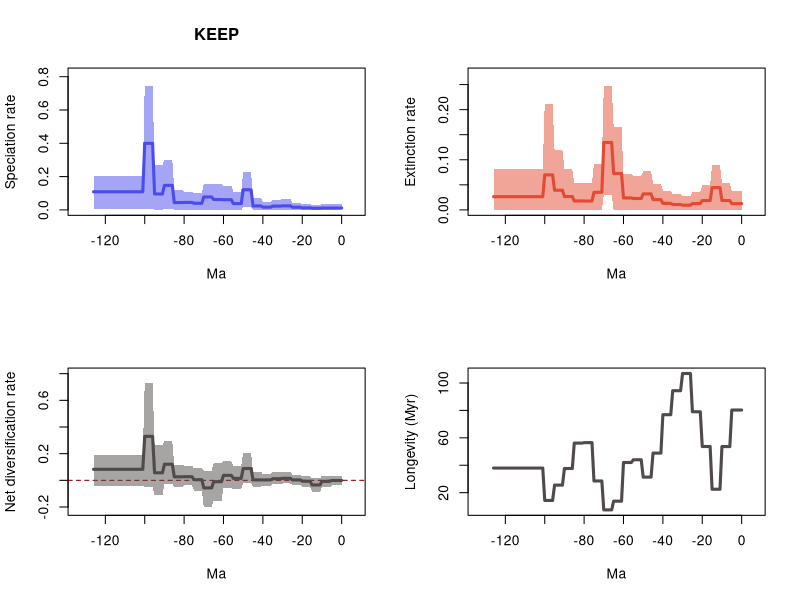

R code for this plot:
# 20 files combined:
# 	../Results/Genus/5_MA_bins_EP_FT/pyrate_mcmc_logs/Occ_gn_Squali_10_G_KEEP_BDS_marginal_rates.log
# 	../Results/Genus/5_MA_bins_EP_FT/pyrate_mcmc_logs/Occ_gn_Squali_11_G_KEEP_BDS_marginal_rates.log
# 	../Results/Genus/5_MA_bins_EP_FT/pyrate_mcmc_logs/Occ_gn_Squali_12_G_KEEP_BDS_marginal_rates.log
# 	../Results/Genus/5_MA_bins_EP_FT/pyrate_mcmc_logs/Occ_gn_Squali_13_G_KEEP_BDS_marginal_rates.log
# 	../Results/Genus/5_MA_bins_EP_FT/pyrate_mcmc_logs/Occ_gn_Squali_14_G_KEEP_BDS_marginal_rates.log
# 	../Results/Genus/5_MA_bins_EP_FT/pyrate_mcmc_logs/Occ_gn_Squali_15_G_KEEP_BDS_marginal_rates.log
# 	../Results/Genus/5_MA_bins_EP_FT/pyrate_mcmc_logs/Occ_gn_Squali_16_G_KEEP_BDS_marginal_rates.log
# 	../Results/Genus/5_MA_bins_EP_FT/pyrate_mcmc_logs/Occ_gn_Squali_17_G_KEEP_BDS_marginal_rates.log
# 	../Results/Genus/5_MA_bins_EP_FT/pyrate_mcmc_logs/Occ_gn_Squali_18_G_KEEP_BDS_marginal_rates.log
# 	../Results/Genus/5_MA_bins_EP_FT/pyrate_mcmc_logs/Occ_gn_Squali_19_G_KEEP_BDS_marginal_rates.log
# 	../Results/Genus/5_MA_bins_EP_FT/pyrate_mcmc_logs/Occ_gn_Squali_1_G_KEEP_BDS_marginal_rates.log
# 	../Results/Genus/5_MA_bins_EP_FT/pyrate_mcmc_logs/Occ_gn_Squali_20_G_KEEP_BDS_marginal_rates.log
# 	../Results/Genus/5_MA_bins_EP_FT/pyrate_mcmc_logs/Occ_gn_Squali_2_G_KEEP_BDS_marginal_rates.log
# 	../Results/Genus/5_MA_bins_EP_FT/pyrate_mcmc_logs/Occ_gn_Squali_3_G_KEEP_BDS_marginal_rates.log
# 	../Results/Genus/5_MA_bins_EP_FT/pyrate_mcmc_logs/Occ_gn_Squali_4_G_KEEP_BDS_marginal_rates.log
# 	../Results/Genus/5_MA_bins_EP_FT/pyrate_mcmc_logs/Occ_gn_Squali_5_G_KEEP_BDS_marginal_rates.log
# 	../Results/Genus/5_MA_bins_EP_FT/pyrate_mcmc_logs/Occ_gn_Squali_6_G_KEEP_BDS_marginal_rates.log
# 	../Results/Genus/5_MA_bins_EP_FT/pyrate_mcmc_logs/Occ_gn_Squali_7_G_KEEP_BDS_marginal_rates.log
# 	../Results/Genus/5_MA_bins_EP_FT/pyrate_mcmc_logs/Occ_gn_Squali_8_G_KEEP_BDS_marginal_rates.log
# 	../Results/Genus/5_MA_bins_EP_FT/pyrate_mcmc_logs/Occ_gn_Squali_9_G_KEEP_BDS_marginal_rates.log

# 95% HPDs calculated using code from Biopy (https://www.cs.auckland.ac.nz/~yhel002/biopy/)

pdf(file='../Results/Genus/5_MA_bins_EP_FT/pyrate_mcmc_logs/Occ_gn_Squali_10_G_KEEP_BDS_marginal_rates_RTT.pdf',width=10.8, height=8.4)
par(mfrow=c(2,2))
library(scales)
L_hpd_m95=c(3.4258164e-07, 3.4258164e-07,3.4258164e-07,3.4258164e-07,3.4258164e-07,3.4258164e-07,3.84767504e-07,3.84767504e-07,3.84767504e-07,3.84767504e-07,3.84767504e-07,2.55297947e-07,2.55297947e-07,2.55297947e-07,2.55297947e-07,2.55297947e-07,1.374554312e-06,1.374554312e-06,1.374554312e-06,1.374554312e-06,1.374554312e-06,2.911083956e-06,2.911083956e-06,2.911083956e-06,2.911083956e-06,2.911083956e-06,7.285233479e-06,7.285233479e-06,7.285233479e-06,7.285233479e-06,7.285233479e-06,2.02884612e-06,2.02884612e-06,2.02884612e-06,2.02884612e-06,2.02884612e-06,7.2601034e-08,7.2601034e-08,7.2601034e-08,7.2601034e-08,7.2601034e-08,1.534756228e-06,1.534756228e-06,1.534756228e-06,1.534756228e-06,1.534756228e-06,0.015792450874698,0.015792450874698,0.015792450874698,0.015792450874698,0.015792450874698,8.44490167e-07,8.44490167e-07,8.44490167e-07,8.44490167e-07,8.44490167e-07,2.328111374e-06,2.328111374e-06,2.328111374e-06,2.328111374e-06,2.328111374e-06,1.5824860572e-05,1.5824860572e-05,1.5824860572e-05,1.5824860572e-05,1.5824860572e-05,7.5259740447e-05,7.5259740447e-05,7.5259740447e-05,7.5259740447e-05,7.5259740447e-05,6.267749654e-06,6.267749654e-06,6.267749654e-06,6.267749654e-06,6.267749654e-06,5.861562e-08,5.861562e-08,5.861562e-08,5.861562e-08,5.861562e-08,3.244647525e-06,3.244647525e-06,3.244647525e-06,3.244647525e-06,3.244647525e-06,0.007986795120973,0.007986795120973,0.007986795120973,0.007986795120973,0.007986795120973,8.360133378e-06,8.360133378e-06,8.360133378e-06,8.360133378e-06,8.360133378e-06,0.00677287095188,0.00677287095188,0.00677287095188,0.00677287095188,0.00677287095188,0.007049829030012,0.007049829030012,0.007049829030012,0.007049829030012,0.007049829030012,0.007049829030012,0.007049829030012,0.007049829030012,0.007049829030012,0.007049829030012,0.007049829030012,0.007049829030012,0.007049829030012,0.007049829030012,0.007049829030012,0.007049829030012,0.007049829030012,0.007049829030012,0.007049829030012,0.007049829030012,0.007049829030012,0.007049829030012,0.007049829030012,0.007049829030012,0.007049829030012,0.007049829030012)
L_hpd_M95=c(0.03364101864865, 0.03364101864865,0.03364101864865,0.03364101864865,0.03364101864865,0.03364101864865,0.033380759852444,0.033380759852444,0.033380759852444,0.033380759852444,0.033380759852444,0.029387731338504,0.029387731338504,0.029387731338504,0.029387731338504,0.029387731338504,0.034405032364046,0.034405032364046,0.034405032364046,0.034405032364046,0.034405032364046,0.043964134060743,0.043964134060743,0.043964134060743,0.043964134060743,0.043964134060743,0.064493170528495,0.064493170528495,0.064493170528495,0.064493170528495,0.064493170528495,0.062114981591398,0.062114981591398,0.062114981591398,0.062114981591398,0.062114981591398,0.048284837435447,0.048284837435447,0.048284837435447,0.048284837435447,0.048284837435447,0.069257514673862,0.069257514673862,0.069257514673862,0.069257514673862,0.069257514673862,0.227632456461077,0.227632456461077,0.227632456461077,0.227632456461077,0.227632456461077,0.10863943154247,0.10863943154247,0.10863943154247,0.10863943154247,0.10863943154247,0.144558808747748,0.144558808747748,0.144558808747748,0.144558808747748,0.144558808747748,0.155453464469352,0.155453464469352,0.155453464469352,0.155453464469352,0.155453464469352,0.155892669010933,0.155892669010933,0.155892669010933,0.155892669010933,0.155892669010933,0.09928839851429,0.09928839851429,0.09928839851429,0.09928839851429,0.09928839851429,0.107717290570089,0.107717290570089,0.107717290570089,0.107717290570089,0.107717290570089,0.11977824986257,0.11977824986257,0.11977824986257,0.11977824986257,0.11977824986257,0.301484973931828,0.301484973931828,0.301484973931828,0.301484973931828,0.301484973931828,0.267699324005068,0.267699324005068,0.267699324005068,0.267699324005068,0.267699324005068,0.744621102166075,0.744621102166075,0.744621102166075,0.744621102166075,0.744621102166075,0.202748472651463,0.202748472651463,0.202748472651463,0.202748472651463,0.202748472651463,0.202748472651463,0.202748472651463,0.202748472651463,0.202748472651463,0.202748472651463,0.202748472651463,0.202748472651463,0.202748472651463,0.202748472651463,0.202748472651463,0.202748472651463,0.202748472651463,0.202748472651463,0.202748472651463,0.202748472651463,0.202748472651463,0.202748472651463,0.202748472651463,0.202748472651463,0.202748472651463,0.202748472651463)
M_hpd_m95=c(6.11265632e-07, 6.11265632e-07,6.11265632e-07,6.11265632e-07,6.11265632e-07,6.11265632e-07,2.486579266e-06,2.486579266e-06,2.486579266e-06,2.486579266e-06,2.486579266e-06,5.13190209e-05,5.13190209e-05,5.13190209e-05,5.13190209e-05,5.13190209e-05,4.2508826e-08,4.2508826e-08,4.2508826e-08,4.2508826e-08,4.2508826e-08,1.20229631e-07,1.20229631e-07,1.20229631e-07,1.20229631e-07,1.20229631e-07,1.2224017e-07,1.2224017e-07,1.2224017e-07,1.2224017e-07,1.2224017e-07,4.0005162e-08,4.0005162e-08,4.0005162e-08,4.0005162e-08,4.0005162e-08,2.4495936e-08,2.4495936e-08,2.4495936e-08,2.4495936e-08,2.4495936e-08,2.066841536e-06,2.066841536e-06,2.066841536e-06,2.066841536e-06,2.066841536e-06,1.8174647798e-05,1.8174647798e-05,1.8174647798e-05,1.8174647798e-05,1.8174647798e-05,4.58387641e-07,4.58387641e-07,4.58387641e-07,4.58387641e-07,4.58387641e-07,9.54424088e-07,9.54424088e-07,9.54424088e-07,9.54424088e-07,9.54424088e-07,6.1109730091e-05,6.1109730091e-05,6.1109730091e-05,6.1109730091e-05,6.1109730091e-05,0.029798210304589,0.029798210304589,0.029798210304589,0.029798210304589,0.029798210304589,1.180026148e-06,1.180026148e-06,1.180026148e-06,1.180026148e-06,1.180026148e-06,2.009533498e-06,2.009533498e-06,2.009533498e-06,2.009533498e-06,2.009533498e-06,6.51196837e-07,6.51196837e-07,6.51196837e-07,6.51196837e-07,6.51196837e-07,2.249430111e-06,2.249430111e-06,2.249430111e-06,2.249430111e-06,2.249430111e-06,9.90518354e-07,9.90518354e-07,9.90518354e-07,9.90518354e-07,9.90518354e-07,2.886752477e-06,2.886752477e-06,2.886752477e-06,2.886752477e-06,2.886752477e-06,1.16894342e-07,1.16894342e-07,1.16894342e-07,1.16894342e-07,1.16894342e-07,1.16894342e-07,1.16894342e-07,1.16894342e-07,1.16894342e-07,1.16894342e-07,1.16894342e-07,1.16894342e-07,1.16894342e-07,1.16894342e-07,1.16894342e-07,1.16894342e-07,1.16894342e-07,1.16894342e-07,1.16894342e-07,1.16894342e-07,1.16894342e-07,1.16894342e-07,1.16894342e-07,1.16894342e-07,1.16894342e-07,1.16894342e-07)
M_hpd_M95=c(0.037231119150767, 0.037231119150767,0.037231119150767,0.037231119150767,0.037231119150767,0.037231119150767,0.054036236972439,0.054036236972439,0.054036236972439,0.054036236972439,0.054036236972439,0.090371996488525,0.090371996488525,0.090371996488525,0.090371996488525,0.090371996488525,0.050093111918983,0.050093111918983,0.050093111918983,0.050093111918983,0.050093111918983,0.035244651659168,0.035244651659168,0.035244651659168,0.035244651659168,0.035244651659168,0.027948871291488,0.027948871291488,0.027948871291488,0.027948871291488,0.027948871291488,0.031860128675994,0.031860128675994,0.031860128675994,0.031860128675994,0.031860128675994,0.038397426725942,0.038397426725942,0.038397426725942,0.038397426725942,0.038397426725942,0.052223670117607,0.052223670117607,0.052223670117607,0.052223670117607,0.052223670117607,0.077089133492948,0.077089133492948,0.077089133492948,0.077089133492948,0.077089133492948,0.068228591081853,0.068228591081853,0.068228591081853,0.068228591081853,0.068228591081853,0.07086785833358,0.07086785833358,0.07086785833358,0.07086785833358,0.07086785833358,0.16526142809269,0.16526142809269,0.16526142809269,0.16526142809269,0.16526142809269,0.247314298162383,0.247314298162383,0.247314298162383,0.247314298162383,0.247314298162383,0.091692432188757,0.091692432188757,0.091692432188757,0.091692432188757,0.091692432188757,0.053570977641468,0.053570977641468,0.053570977641468,0.053570977641468,0.053570977641468,0.053447430281098,0.053447430281098,0.053447430281098,0.053447430281098,0.053447430281098,0.08090062445695,0.08090062445695,0.08090062445695,0.08090062445695,0.08090062445695,0.118894273370634,0.118894273370634,0.118894273370634,0.118894273370634,0.118894273370634,0.211979160185121,0.211979160185121,0.211979160185121,0.211979160185121,0.211979160185121,0.081822539912437,0.081822539912437,0.081822539912437,0.081822539912437,0.081822539912437,0.081822539912437,0.081822539912437,0.081822539912437,0.081822539912437,0.081822539912437,0.081822539912437,0.081822539912437,0.081822539912437,0.081822539912437,0.081822539912437,0.081822539912437,0.081822539912437,0.081822539912437,0.081822539912437,0.081822539912437,0.081822539912437,0.081822539912437,0.081822539912437,0.081822539912437,0.081822539912437,0.081822539912437)
R_hpd_m95=c(-0.036721019953801, -0.036721019953801,-0.036721019953801,-0.036721019953801,-0.036721019953801,-0.036721019953801,-0.052940384422586,-0.052940384422586,-0.052940384422586,-0.052940384422586,-0.052940384422586,-0.088237672241576,-0.088237672241576,-0.088237672241576,-0.088237672241576,-0.088237672241576,-0.04815819518145,-0.04815819518145,-0.04815819518145,-0.04815819518145,-0.04815819518145,-0.032166318491379,-0.032166318491379,-0.032166318491379,-0.032166318491379,-0.032166318491379,-0.023823948534286,-0.023823948534286,-0.023823948534286,-0.023823948534286,-0.023823948534286,-0.028887980418854,-0.028887980418854,-0.028887980418854,-0.028887980418854,-0.028887980418854,-0.039052685290557,-0.039052685290557,-0.039052685290557,-0.039052685290557,-0.039052685290557,-0.046751568724424,-0.046751568724424,-0.046751568724424,-0.046751568724424,-0.046751568724424,-0.021626538288011,-0.021626538288011,-0.021626538288011,-0.021626538288011,-0.021626538288011,-0.067654697270551,-0.067654697270551,-0.067654697270551,-0.067654697270551,-0.067654697270551,-0.055258131432159,-0.055258131432159,-0.055258131432159,-0.055258131432159,-0.055258131432159,-0.152660769259227,-0.152660769259227,-0.152660769259227,-0.152660769259227,-0.152660769259227,-0.201579811120312,-0.201579811120312,-0.201579811120312,-0.201579811120312,-0.201579811120312,-0.077378331646594,-0.077378331646594,-0.077378331646594,-0.077378331646594,-0.077378331646594,-0.037322301924486,-0.037322301924486,-0.037322301924486,-0.037322301924486,-0.037322301924486,-0.051067050775666,-0.051067050775666,-0.051067050775666,-0.051067050775666,-0.051067050775666,-0.026027174738464,-0.026027174738464,-0.026027174738464,-0.026027174738464,-0.026027174738464,-0.110616328656496,-0.110616328656496,-0.110616328656496,-0.110616328656496,-0.110616328656496,-0.048827334330929,-0.048827334330929,-0.048827334330929,-0.048827334330929,-0.048827334330929,-0.040438508400073,-0.040438508400073,-0.040438508400073,-0.040438508400073,-0.040438508400073,-0.040438508400073,-0.040438508400073,-0.040438508400073,-0.040438508400073,-0.040438508400073,-0.040438508400073,-0.040438508400073,-0.040438508400073,-0.040438508400073,-0.040438508400073,-0.040438508400073,-0.040438508400073,-0.040438508400073,-0.040438508400073,-0.040438508400073,-0.040438508400073,-0.040438508400073,-0.040438508400073,-0.040438508400073,-0.040438508400073,-0.040438508400073)
R_hpd_M95=c(0.03494003404498, 0.03494003404498,0.03494003404498,0.03494003404498,0.03494003404498,0.03494003404498,0.033488571117248,0.033488571117248,0.033488571117248,0.033488571117248,0.033488571117248,0.015864333992763,0.015864333992763,0.015864333992763,0.015864333992763,0.015864333992763,0.030522015713352,0.030522015713352,0.030522015713352,0.030522015713352,0.030522015713352,0.042531863110131,0.042531863110131,0.042531863110131,0.042531863110131,0.042531863110131,0.06395365799483,0.06395365799483,0.06395365799483,0.06395365799483,0.06395365799483,0.061957976840634,0.061957976840634,0.061957976840634,0.061957976840634,0.061957976840634,0.046448922351654,0.046448922351654,0.046448922351654,0.046448922351654,0.046448922351654,0.06517894384523,0.06517894384523,0.06517894384523,0.06517894384523,0.06517894384523,0.206743172967789,0.206743172967789,0.206743172967789,0.206743172967789,0.206743172967789,0.107874985824209,0.107874985824209,0.107874985824209,0.107874985824209,0.107874985824209,0.142770521218852,0.142770521218852,0.142770521218852,0.142770521218852,0.142770521218852,0.128448419085882,0.128448419085882,0.128448419085882,0.128448419085882,0.128448419085882,0.07278802472722,0.07278802472722,0.07278802472722,0.07278802472722,0.07278802472722,0.089503966570416,0.089503966570416,0.089503966570416,0.089503966570416,0.089503966570416,0.110084758271572,0.110084758271572,0.110084758271572,0.110084758271572,0.110084758271572,0.11625498258267,0.11625498258267,0.11625498258267,0.11625498258267,0.11625498258267,0.294426596593595,0.294426596593595,0.294426596593595,0.294426596593595,0.294426596593595,0.264791720845198,0.264791720845198,0.264791720845198,0.264791720845198,0.264791720845198,0.728265871223481,0.728265871223481,0.728265871223481,0.728265871223481,0.728265871223481,0.192369345051944,0.192369345051944,0.192369345051944,0.192369345051944,0.192369345051944,0.192369345051944,0.192369345051944,0.192369345051944,0.192369345051944,0.192369345051944,0.192369345051944,0.192369345051944,0.192369345051944,0.192369345051944,0.192369345051944,0.192369345051944,0.192369345051944,0.192369345051944,0.192369345051944,0.192369345051944,0.192369345051944,0.192369345051944,0.192369345051944,0.192369345051944,0.192369345051944,0.192369345051944)
L_mean=c(0.011354525245931, 0.011354525245931,0.011354525245931,0.011354525245931,0.011354525245931,0.011354525245931,0.011006882969573,0.011006882969573,0.011006882969573,0.011006882969573,0.011006882969573,0.009738629630796,0.009738629630796,0.009738629630796,0.009738629630796,0.009738629630796,0.011967302230227,0.011967302230227,0.011967302230227,0.011967302230227,0.011967302230227,0.015800070175825,0.015800070175825,0.015800070175825,0.015800070175825,0.015800070175825,0.024495224577496,0.024495224577496,0.024495224577496,0.024495224577496,0.024495224577496,0.022629670524163,0.022629670524163,0.022629670524163,0.022629670524163,0.022629670524163,0.016282309611676,0.016282309611676,0.016282309611676,0.016282309611676,0.016282309611676,0.023871203542686,0.023871203542686,0.023871203542686,0.023871203542686,0.023871203542686,0.120777013332825,0.120777013332825,0.120777013332825,0.120777013332825,0.120777013332825,0.037466526151884,0.037466526151884,0.037466526151884,0.037466526151884,0.037466526151884,0.061101772273723,0.061101772273723,0.061101772273723,0.061101772273723,0.061101772273723,0.062355923133639,0.062355923133639,0.062355923133639,0.062355923133639,0.062355923133639,0.077626375161864,0.077626375161864,0.077626375161864,0.077626375161864,0.077626375161864,0.039713472100023,0.039713472100023,0.039713472100023,0.039713472100023,0.039713472100023,0.044807605725926,0.044807605725926,0.044807605725926,0.044807605725926,0.044807605725926,0.043791709782988,0.043791709782988,0.043791709782988,0.043791709782988,0.043791709782988,0.147145799624474,0.147145799624474,0.147145799624474,0.147145799624474,0.147145799624474,0.095630461654251,0.095630461654251,0.095630461654251,0.095630461654251,0.095630461654251,0.399724521566519,0.399724521566519,0.399724521566519,0.399724521566519,0.399724521566519,0.108845678844968,0.108845678844968,0.108845678844968,0.108845678844968,0.108845678844968,0.108845678844968,0.108845678844968,0.108845678844968,0.108845678844968,0.108845678844968,0.108845678844968,0.108845678844968,0.108845678844968,0.108845678844968,0.108845678844968,0.108845678844968,0.108845678844968,0.108845678844968,0.108845678844968,0.108845678844968,0.108845678844968,0.108845678844968,0.108845678844968,0.108845678844968,0.108845678844968,0.108845678844968)
M_mean=c(0.01245758148532, 0.01245758148532,0.01245758148532,0.01245758148532,0.01245758148532,0.01245758148532,0.018652230107127,0.018652230107127,0.018652230107127,0.018652230107127,0.018652230107127,0.044482628420387,0.044482628420387,0.044482628420387,0.044482628420387,0.044482628420387,0.018631715887236,0.018631715887236,0.018631715887236,0.018631715887236,0.018631715887236,0.01265869427915,0.01265869427915,0.01265869427915,0.01265869427915,0.01265869427915,0.009354292121004,0.009354292121004,0.009354292121004,0.009354292121004,0.009354292121004,0.01059628323872,0.01059628323872,0.01059628323872,0.01059628323872,0.01059628323872,0.013007554987141,0.013007554987141,0.013007554987141,0.013007554987141,0.013007554987141,0.020477224842923,0.020477224842923,0.020477224842923,0.020477224842923,0.020477224842923,0.031901057689444,0.031901057689444,0.031901057689444,0.031901057689444,0.031901057689444,0.022733946112342,0.022733946112342,0.022733946112342,0.022733946112342,0.022733946112342,0.023816876165306,0.023816876165306,0.023816876165306,0.023816876165306,0.023816876165306,0.072530003871611,0.072530003871611,0.072530003871611,0.072530003871611,0.072530003871611,0.134465076607103,0.134465076607103,0.134465076607103,0.134465076607103,0.134465076607103,0.03506781535878,0.03506781535878,0.03506781535878,0.03506781535878,0.03506781535878,0.017703908284863,0.017703908284863,0.017703908284863,0.017703908284863,0.017703908284863,0.017810351808248,0.017810351808248,0.017810351808248,0.017810351808248,0.017810351808248,0.026593142102814,0.026593142102814,0.026593142102814,0.026593142102814,0.026593142102814,0.039221667022717,0.039221667022717,0.039221667022717,0.039221667022717,0.039221667022717,0.069848453475487,0.069848453475487,0.069848453475487,0.069848453475487,0.069848453475487,0.026359535809466,0.026359535809466,0.026359535809466,0.026359535809466,0.026359535809466,0.026359535809466,0.026359535809466,0.026359535809466,0.026359535809466,0.026359535809466,0.026359535809466,0.026359535809466,0.026359535809466,0.026359535809466,0.026359535809466,0.026359535809466,0.026359535809466,0.026359535809466,0.026359535809466,0.026359535809466,0.026359535809466,0.026359535809466,0.026359535809466,0.026359535809466,0.026359535809466,0.026359535809466)
R_mean=c(-0.001103056239389, -0.001103056239389,-0.001103056239389,-0.001103056239389,-0.001103056239389,-0.001103056239389,-0.007645347137553,-0.007645347137553,-0.007645347137553,-0.007645347137553,-0.007645347137553,-0.034743998789591,-0.034743998789591,-0.034743998789591,-0.034743998789591,-0.034743998789591,-0.006664413657009,-0.006664413657009,-0.006664413657009,-0.006664413657009,-0.006664413657009,0.003141375896675,0.003141375896675,0.003141375896675,0.003141375896675,0.003141375896675,0.015140932456492,0.015140932456492,0.015140932456492,0.015140932456492,0.015140932456492,0.012033387285443,0.012033387285443,0.012033387285443,0.012033387285443,0.012033387285443,0.003274754624535,0.003274754624535,0.003274754624535,0.003274754624535,0.003274754624535,0.003393978699763,0.003393978699763,0.003393978699763,0.003393978699763,0.003393978699763,0.088875955643382,0.088875955643382,0.088875955643382,0.088875955643382,0.088875955643382,0.014732580039542,0.014732580039542,0.014732580039542,0.014732580039542,0.014732580039542,0.037284896108418,0.037284896108418,0.037284896108418,0.037284896108418,0.037284896108418,-0.010174080737972,-0.010174080737972,-0.010174080737972,-0.010174080737972,-0.010174080737972,-0.056838701445238,-0.056838701445238,-0.056838701445238,-0.056838701445238,-0.056838701445238,0.004645656741243,0.004645656741243,0.004645656741243,0.004645656741243,0.004645656741243,0.027103697441063,0.027103697441063,0.027103697441063,0.027103697441063,0.027103697441063,0.02598135797474,0.02598135797474,0.02598135797474,0.02598135797474,0.02598135797474,0.12055265752166,0.12055265752166,0.12055265752166,0.12055265752166,0.12055265752166,0.056408794631534,0.056408794631534,0.056408794631534,0.056408794631534,0.056408794631534,0.329876068091032,0.329876068091032,0.329876068091032,0.329876068091032,0.329876068091032,0.082486143035502,0.082486143035502,0.082486143035502,0.082486143035502,0.082486143035502,0.082486143035502,0.082486143035502,0.082486143035502,0.082486143035502,0.082486143035502,0.082486143035502,0.082486143035502,0.082486143035502,0.082486143035502,0.082486143035502,0.082486143035502,0.082486143035502,0.082486143035502,0.082486143035502,0.082486143035502,0.082486143035502,0.082486143035502,0.082486143035502,0.082486143035502,0.082486143035502,0.082486143035502)
trans=0.5
age=(0:(127-1))* -1
plot(age,age,type = 'n', ylim = c(0, 0.8190832123826826), xlim = c(-133.35,6.3500000000000005), ylab = 'Speciation rate', xlab = 'Ma',main='KEEP' )
polygon(c(age, rev(age)), c(L_hpd_M95, rev(L_hpd_m95)), col = alpha("#4c4cec",trans), border = NA)
lines(rev(age), rev(L_mean), col = "#4c4cec", lwd=3)
plot(age,age,type = 'n', ylim = c(0, 0.2720457279786213), xlim = c(-133.35,6.3500000000000005), ylab = 'Extinction rate', xlab = 'Ma' )
polygon(c(age, rev(age)), c(M_hpd_M95, rev(M_hpd_m95)), col = alpha("#e34a33",trans), border = NA)
lines(rev(age), rev(M_mean), col = "#e34a33", lwd=3)
plot(age,age,type = 'n', ylim = c(-0.22173779223234322, 0.8010924583458291), xlim = c(-133.35,6.3500000000000005), ylab = 'Net diversification rate', xlab = 'Ma' )
abline(h=0,lty=2,col="darkred")
polygon(c(age, rev(age)), c(R_hpd_M95, rev(R_hpd_m95)), col = alpha("#504A4B",trans), border = NA)
lines(rev(age), rev(R_mean), col = "#504A4B", lwd=3)
plot(age,rev(1/M_mean),type = 'n', xlim = c(-133.35,6.3500000000000005), ylab = 'Longevity (Myr)', xlab = 'Ma' )
lines(rev(age), rev(1/M_mean), col = "#504A4B", lwd=3)
n <- dev.off()
